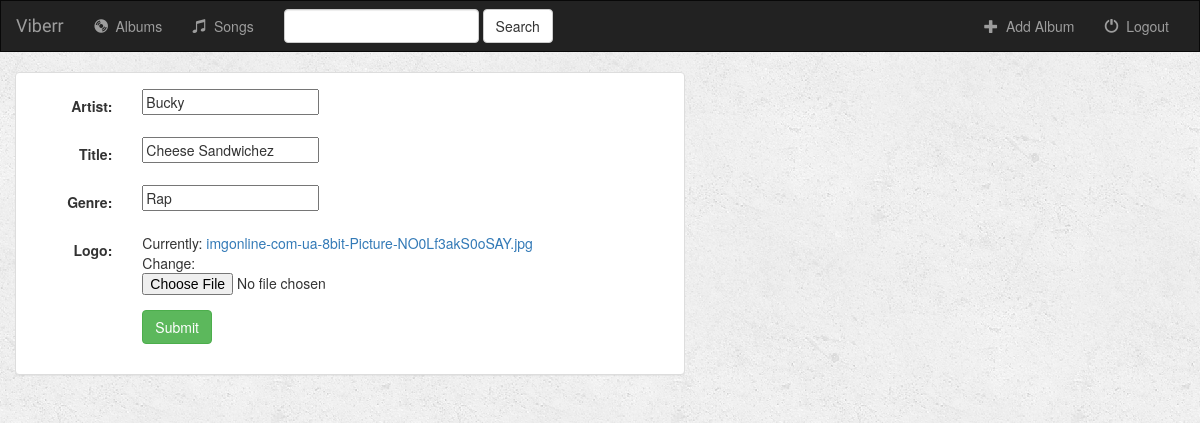
Page /music/album/1/ on the committed database.
### music/models.py (models this page shows, shortened)
class Album(models.Model):
    artist = models.CharField(max_length=250)
    title = models.CharField(max_length=500)
    genre = models.CharField(max_length=100)
    logo = models.FileField()

### music/views.py (the view)
# urls.py: path('album/<int:pk>/', views.AlbumUpdate.as_view(), name='album-update'),
class AlbumUpdate(generic.UpdateView):
    model = Album
    fields = ['artist', 'title', 'genre', 'logo']

### music/templates/music/album_form.html (shortened to what this page needs)
{% extends 'music/base.html' %}
{% block body %}
<div class="container-fluid">
    <div class="row">
        <div class="col-sm-12 col-md-7">
            <div class="panel panel-default">
                <div class="panel-body">
                    <form class="form-horizontal" action="" method="post" enctype="multipart/form-data">
                        {% include 'music/form-template.html' %}
                        <div class="form-group">
                            <div class="col-sm-offset-2 col-sm-10">
                                <button type="submit" class="btn btn-success">Submit</button>
                            </div>
                        </div>
                    </form>
                </div>
            </div>
        </div>
    </div>
</div>
{% endblock %}

### music/templates/music/form-template.html (shortened to what this page needs)
{% for field in form %}
<div class="form-group">
    <div class="col-sm-offset-2 col-sm-10">
    </div>
    <label class="control-label col-sm-2">{{  field.label_tag }}</label>
    <div class="col-sm-10">{{ field }}</div>
</div>
{% endfor %}

### music/static/music/style.css (style rules this page uses)
body { background: white url("images/background.png") }

### rows in the picture
Album: form "Bucky" "Cheese Sandwichez" "Rap"

### other values in the picture
{{ field.label_tag }} "Artist:" "Title:" "Genre:" "Logo:"
